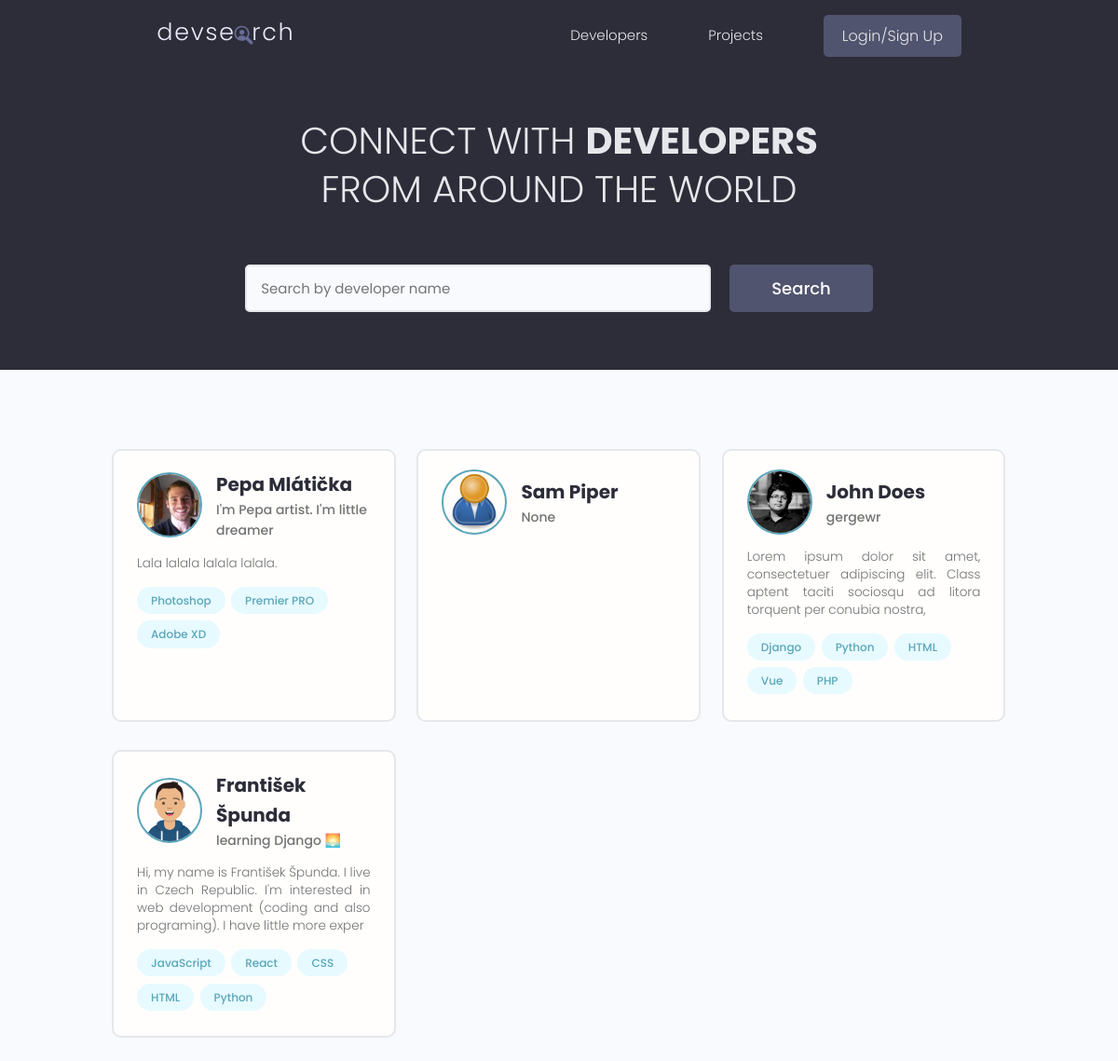
The page / on the database its author committed.
### users/models.py (models this page shows, shortened)
class Profile(models.Model):
    user = models.OneToOneField(User, on_delete=models.CASCADE, null=True, blank=True)
    username = models.CharField(max_length=200, blank=True, null=True)
    location = models.CharField(max_length=200, blank=True, null=True)
    name = models.CharField(max_length=200, blank=True, null=True)
    email = models.EmailField(max_length=500, blank=True, null=True)
    short_intro = models.CharField(max_length=200, blank=True, null=True)
    bio = models.TextField(blank=True, null=True)
    profile_image = models.ImageField(null=True, blank=True, upload_to='profiles/', default='profiles/user-default.png')
    social_github = models.CharField(max_length=200, blank=True, null=True)
    social_twitter = models.CharField(max_length=200, blank=True, null=True)
    social_linkedin = models.CharField(max_length=200, blank=True, null=True)
    social_youtube = models.CharField(max_length=200, blank=True, null=True)
    social_website = models.CharField(max_length=200, blank=True, null=True)
    created = models.DateTimeField(auto_now_add=True)
    id = models.UUIDField(default=uuid.uuid4, unique=True, primary_key=True, editable=False)
    class Meta:
        ordering = ['-created']
    @property
    def imageURL(self):
        try:
            url = self.profile_image.url
        except:
            url = ''
        return url

class Skill(models.Model):
    owner = models.ForeignKey(Profile, on_delete=models.CASCADE, null=True, blank=True)
    name = models.CharField(max_length=200, blank=True, null=True)
    description = models.TextField(null=True, blank=True)
    created = models.DateTimeField(auto_now_add=True)
    id = models.UUIDField(default=uuid.uuid4, unique=True, primary_key=True, editable=False)

### users/views.py (the view)
# urls.py: path('', views.profiles, name="profiles"),
def profiles(request):
    profiles,search_query = searchProfiles(request)
    custom_range, profiles = paginateBlocks(request, profiles, 6);
    context = {'profiles': profiles, 'search_query': search_query, 'custom_range': custom_range}
    return render(request, 'users/profiles.html', context)

### devsearch/utils.py (called while the page is built)
def paginateBlocks(request, query_block, results):
    page = request.GET.get('page')
    paginator = Paginator(query_block, results)
    try:
        query_block = paginator.page(page)
    except PageNotAnInteger:
        page = 1
        query_block = paginator.page(page)
    except EmptyPage:
        page = paginator.num_pages
        query_block = paginator.page(page)
    left_index = (int(page) - 3)
    right_index = (int(page) + 4)
    if left_index < 1:
        right_index -= left_index - 1
    if right_index > paginator.num_pages:
        left_index -= right_index - paginator.num_pages - 1
        right_index = paginator.num_pages + 1
    if left_index < 1:
        left_index = 1
    custom_range = range(left_index, right_index)
    return custom_range, query_block

### users/utils.py (called while the page is built)
def searchProfiles(request):
    search_query = ''
    if request.GET.get('search_query'):
        search_query = request.GET.get('search_query')
    skills = Skill.objects.filter(name__icontains=search_query)
    profiles = Profile.objects.distinct().filter(Q(name__icontains=search_query) | Q(short_intro__icontains=search_query) | Q(skill__in=skills))
    return profiles, search_query

### users/templates/users/profiles.html (shortened to what this page needs)
{% extends 'main.html' %}
{% block content %}
<main class="home">
  <section class="hero-section text-center">
    <div class="container container--narrow">
      <div class="hero-section__box">
        <h2>CONNECT WITH <span>DEVELOPERS</span></h2>
        <h2>FROM AROUND THE WORLD</h2>
      </div>
      <div class="hero-section__search">
        <form class="form" action="{% url 'profiles' %}" method="get" id="searchForm">
          <div class="form__field">
            <input class="input input--text" id="formInput#search" type="text" name="search_query" value="{{ search_query }}"
              placeholder="Search by developer name" />
          </div>
          <input class="btn btn--sub btn--lg" type="submit" value="Search" />
        </form>
      </div>
    </div>
  </section>
  <section class="devlist">
    <div class="container">
      <div class="grid grid--three">
        {% for profile in profiles %}
        <div class="column card">
          <div class="dev">
            <a href="{% url 'user-profile' profile.id %}" class="card__body">
              <div class="dev__profile">
                <img class="avatar avatar--md" src="{{profile.imageURL}}" alt="image" />
                <div class="dev__meta">
                  <h3>{{profile.name}}</h3>
                  <h5>{{profile.short_intro|slice:'60'}}</h5>
                </div>
              </div>
              <p class="dev__info">{{profile.bio|slice:'150'}}</p>
              <div class="dev__skills">
                {% for skill in profile.skill_set.all|slice:'5' %}
                <span class="tag tag--pill tag--main">
                  <small>{{skill.name}}</small>
                </span>
                {% endfor %}
              </div>
            </a>
          </div>
        </div>
        {% endfor %}
      </div>
    </div>
  </section>
</main>
{% endblock content %}

### static/styles/app.css (style rules this page uses)
:root { --color-sub: #2d2d39; }
.btn--sub { background-color: var(--color-sub-light); }
.card { border: 2px solid var(--color-light); }
img { width: 100%; }
.hero-section { height: 40vh; display: flex; align-items: center; background-color: var(--color-sub); }
.hero-section__box { margin-bottom: 4rem; }
.hero-section__box > h2, .hero-section__box > h2 > span { font-size: 4rem; color: var(--color-light); line-height: 1.3; text-transform: uppercase; }
.hero-section__box > h2 { font-weight: 300; }
.hero-section__box > h2 > span { font-weight: 700; }
.hero-section__search > .form { display: flex; align-items: center; justify-content: center; gap: 2rem; }
.hero-section__search > .form input.input--text { width: 50rem; }
.devlist { margin-top: 8rem; }
.devlist .grid { align-items: stretch; }
.devlist .dev .dev__profile { display: flex; align-items: center; gap: 1.5rem; }
.devlist .dev .dev__meta h3 { color: var(--color-sub); font-size: 2rem; font-weight: 700; }
.devlist .dev .dev__meta h5 { color: var(--color-text); font-size: 1.4rem; font-weight: 500; }
.devlist .dev .dev__info { margin: 1.5rem 0; font-size: 1.35rem; line-height: 1.4; text-align: justify; }

### static/uikit/styles/modules/_variables.css (style rules this page uses)
:root { --color-main: #5aa5b9; --color-main-light: #e6faff; --color-sub: #3f4156; --color-sub-light: #51546e; --color-sub-lighter: #ededfd; --color-text: #737373; --color-gray: #8b8b8b; --color-light: #e5e7eb; --color-light-gray: #767676; --color-bg: #f8fafd; --color-white: #fffefd; --color-white-light: #f3f3f3; --color-success: #359e64; --color-success-bg: #def8e8; --color-error: #fc4b0b; --color-error-bg: #fff2ee; --font-base: 'Poppins', arial, helvetica, 'Segoe UI', roboto, ubuntu, sans-serif; --font-monospace: 'Fira Code', 'Courier New', courier, monospace; --font-regular: 300; --font-medium: 500; --font-bold: 700; --generic-shadow: 1px 1px 5px #00000010; --generic-transition: all 0.3s ease-in-out; }

### static/uikit/styles/modules/_base.css (style rules this page uses)
* { margin: 0; padding: 0; box-sizing: border-box; text-rendering: optimizeLegibility; color: inherit; font-size: inherit; }
html { font-size: 50%; }
@media only screen and (min-width: 480px) { html { font-size: 56.25%; } }
@media only screen and (min-width: 1200px) { html { font-size: 62.5%; } }
body { line-height: 1.6; font-weight: 400; font-size: 1.5rem; color: var(--color-text); background-color: var(--color-bg); min-height: 100vh; }

### static/uikit/styles/modules/_typography.css (style rules this page uses)
* { font-family: var(--font-base); }
h2 { font-size: 3.6rem; font-weight: var(--font-bold); }
h3 { font-size: 3.2rem; font-weight: var(--font-medium); }
h5 { font-size: 2.4rem; font-weight: var(--font-medium); }
h5, h6 { font-weight: var(--font-regular); }
p, span, strong { font-size: 1.6rem; color: var(--color-text); font-weight: var(--font-regular); }
a { padding-bottom: 2px; text-decoration: none; display: inline-block; color: var(--color-main); font-weight: var(--font-medium); }

### static/uikit/styles/modules/_utilities.css (style rules this page uses)
.container { width: 92%; max-width: 165rem; margin: 0 auto; box-sizing: border-box; }
.container--narrow { width: 92%; max-width: 120rem; }
@media screen and (min-width: 1000px) { .container { width: 90%; } }
@media screen and (min-width: 1000px) { .container--narrow { width: 85%; } }
@media screen and (min-width: 1200px) { .container { width: 80%; } }
@media screen and (min-width: 1200px) { .container--narrow { width: 72%; } }
.text-center { text-align: center; }

### static/uikit/styles/modules/_avatar.css (style rules this page uses)
.avatar { border-radius: 50%; border: 2px solid var(--color-main); object-fit: cover; }
.avatar--md { height: 7rem; width: 7rem; }

### static/uikit/styles/modules/_button.css (style rules this page uses)
.btn { display: inline-block; position: relative; cursor: pointer; background-color: var(--color-light); font-weight: var(--font-medium); color: var(--color-sub); text-decoration: none; padding: 1rem 2rem; border-radius: 0.5rem; border: none; width: -webkit-fit-content; width: -moz-fit-content; width: fit-content; height: -webkit-fit-content; height: -moz-fit-content; height: fit-content; font-size: 1.6rem; outline-width: 0; outline-color: transparent; -webkit-backface-visibility: hidden; backface-visibility: hidden; transition: all 0.3s ease-in-out; }
.btn--sub { background-color: var(--color-sub); color: var(--color-white); }
.btn--lg { font-size: 1.8rem; padding: 1.2rem 4.5rem; }

### static/uikit/styles/modules/_card.css (style rules this page uses)
.card { border-radius: 1rem; background-color: var(--color-white); border: 1.5px solid var(--color-light); width: auto; height: auto; margin-top: 0.5rem; margin-bottom: 0.5rem; overflow: hidden; }
.card__body, .card__header { padding: 2rem 2.5rem; }

### rows shown on the page
Profile: imageURL (picture), name "Pepa Mlátička", short_intro "I'm Pepa artist. I'm little dreamer", bio "Lala lalala lalala lalala."
Skill: name "Photoshop"
Skill: name "Premier PRO"
Skill: name "Adobe XD"
Profile: imageURL (placeholder picture), name "Sam Piper", short_intro "None"
Profile: imageURL (picture), name "John Does", short_intro "gergewr", bio "Lorem ipsum dolor sit amet, consectetuer adipiscing elit. Class aptent taciti sociosqu ad litora torquent per conubia nostra,"
Skill: name "Django"
Skill: name "Python"
Skill: name "HTML"
Skill: name "Vue"
Skill: name "PHP"
Profile: imageURL (picture), name "František Špunda", short_intro "learning Django 🌅", bio "Hi, my name is František Špunda. I live in Czech Republic. I'm interested in web development (coding and also programing). I have little more exper"
Skill: name "JavaScript"
Skill: name "React"
Skill: name "CSS"
Skill: name "HTML"
Skill: name "Python"
